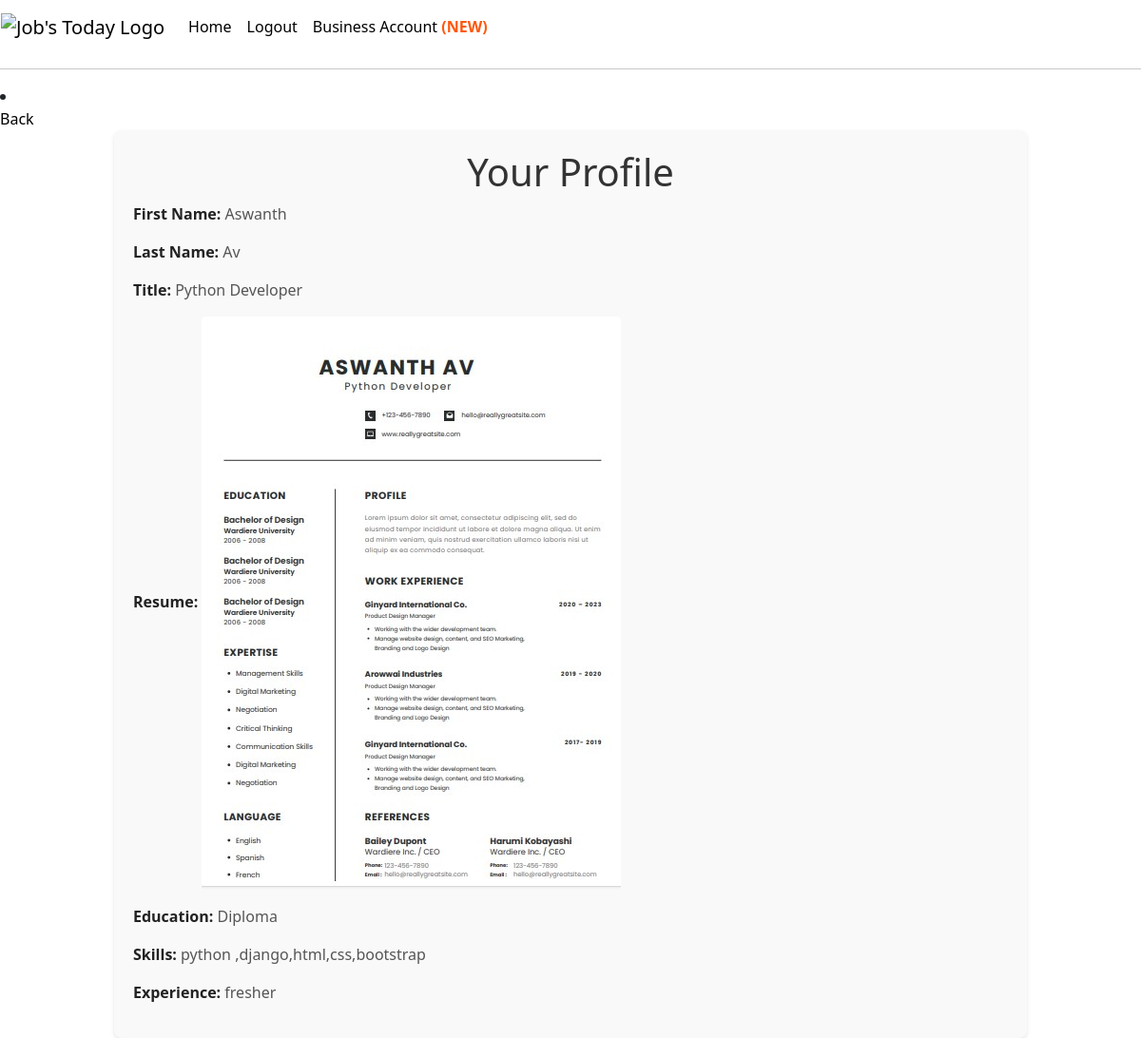
Screenshot of /applicant/view_profile/ (signed in) with the database file from the repository.
### main_app/models.py (models this page shows, shortened)
class Applicant(models.Model):
    user = models.OneToOneField(CustomUser, on_delete=models.CASCADE)
    first_name = models.CharField(max_length=30, null=True)
    last_name = models.CharField(max_length=20, null=True)
    title = models.CharField(max_length=20, null=True)
    resume = models.FileField(upload_to='resumes/')
    education = models.ForeignKey(Education, on_delete=models.SET_NULL, null=True)
    skills = models.TextField()
    experience = models.TextField()

class Education(models.Model):
    EDUCATION_CHOICES = [
        ('HS', 'Higher Secondary'),
        ('DIP', 'Diploma'),
        ('DEG', 'Degree'),
        ('PG', 'Post Graduation'),
        ('MAS', 'Master'),
    ]
    education = models.CharField(max_length=30, choices=EDUCATION_CHOICES, blank=True)
    def __str__(self):
        return self.get_education_display()

### main_app/views.py (the view)
# urls.py: path('applicant/view_profile/',views.view_applicant_profile,name='applicant__profile_view'),
@login_required
def view_applicant_profile(request):
    applicant = get_object_or_404(Applicant, user=request.user)
    return render(request, 'applicant_profile.html', {'applicant': applicant})

### main_app/templates/applicant_profile.html (shortened to what this page needs)
{% extends "base.html" %}
{% block content %}
<li class="nav-item">
    <a class="nav-link" href="{% url 'applicant_dashboard' %}">Back</a>
</li>
{% if applicant %}
    <div class="profile-container">
        <h1>Your Profile</h1>
        <p><strong>First Name:</strong> {{ applicant.first_name }}</p>
        <p><strong>Last Name:</strong> {{ applicant.last_name }}</p>
        <p><strong>Title:</strong> {{ applicant.title }}</p>
        <p><strong>Resume:</strong> <img src="{{ applicant.resume.url }}" alt="Resume" class="resume-img"></p>
        <p><strong>Education:</strong> {{ applicant.education }}</p>
        <p><strong>Skills:</strong> {{ applicant.skills }}</p>
        <p><strong>Experience:</strong> {{ applicant.experience }}</p>
    </div>
{% else %}
    <p>No profile created yet.</p>
{% endif %}
{% endblock content %}

### main_app/templates/base.html (style rules this page uses)
body { position: relative; }
.nav-link { color: black; }

### main_app/templates/applicant_profile.html (style rules this page uses)
.profile-container { width: 80%; margin: 0 auto; padding: 20px; background-color: #f9f9f9; border-radius: 8px; box-shadow: 0 2px 4px rgba(0, 0, 0, 0.1); }
.profile-container h1 { text-align: center; color: #333; }
.profile-container p { font-size: 16px; line-height: 1.5; color: #555; }
.profile-container strong { color: #222; }
.resume-img { max-width: 100%; height: auto; border-radius: 4px; }

### rows the page displays
Applicant: first_name "Aswanth", last_name "Av", title "Python Developer", resume (picture), education "Diploma", skills "python ,django,html,css,bootstrap", experience "fresher"
